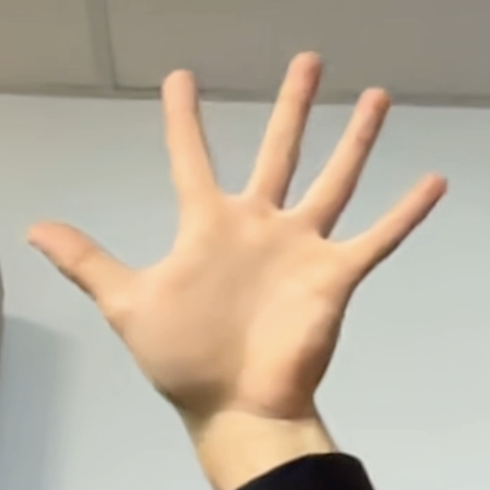
#> input picture database/hands/hand_19.png, 490 x 490 px, found by its file name
$ python cascade_test.py
#> lines starting #> are read from the running program, lines starting #| are printed output that depends on the picture
import cv2

handCascade = cv2.CascadeClassifier("code/cascade/cascade1.xml")
if handCascade.empty():
    raise IOError("Unable to load the hand cascade classifier xml file")
color = (255, 0, 255)
frameWidth = 640
frameHeight = 480

# img = cv2.imread("C:\\Users\\clair\\Documents\\initiation_recherche\\database\\hands\\left_5_fingers.png")
# img = cv2.imread("C:\\Users\\clair\\Documents\\initiation_recherche\\database\\hands\\hand_15.png")
img = cv2.imread("database/hands/hand_19.png")
#> img is the input picture: shape (490, 490, 3); mean B, G, R 158, 175.9, 187.8
if img is None:
    raise IOError("Unable to load the image file")

# resize en pourcentage
scale_percent = 75
img = cv2.resize(img, (int(img.shape[1] * scale_percent / 100), int(img.shape[0] * scale_percent / 100)))
#> img: shape (367, 367, 3)


imgGray = cv2.cvtColor(img, cv2.COLOR_BGR2GRAY)
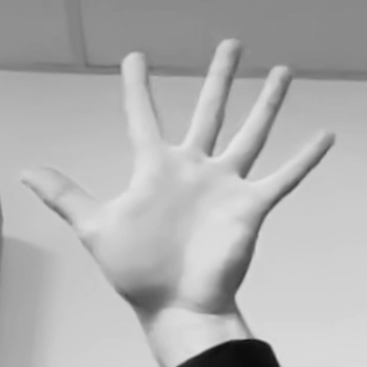
#> imgGray: shape (367, 367); min 12, max 228, mean 177.3
hands = handCascade.detectMultiScale(imgGray, scaleFactor=1.2, minNeighbors=1, minSize=(30, 30))
#> hands = [[49, 174, 77, 77], [183, 20, 72, 72], [86, 33, 85, 85], [222, 102, 107, 107], [171, 58, 123, 123], [62, 78, 256, 256]]
for x, y, w, h in hands:
    cv2.rectangle(img, (x, y), (x + w, y + h), color, 2)
    cv2.putText(
        img, "Hand", (x, y - 5), cv2.FONT_HERSHEY_COMPLEX_SMALL, 1, color, 2
    )
#> this loop made 6 passes
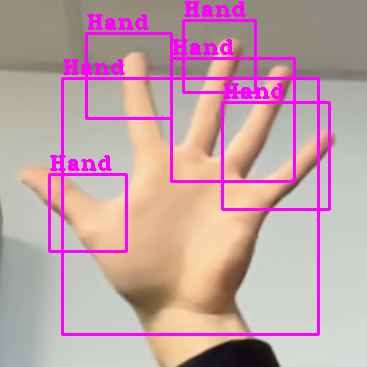
#> img: shape (367, 367, 3); mean B, G, R 166.4, 161.4, 193.7

# [13 lines of commented-out code are left out]

cv2.imshow("Result", img)
cv2.waitKey(0)

# [20 lines of commented-out code are left out]
